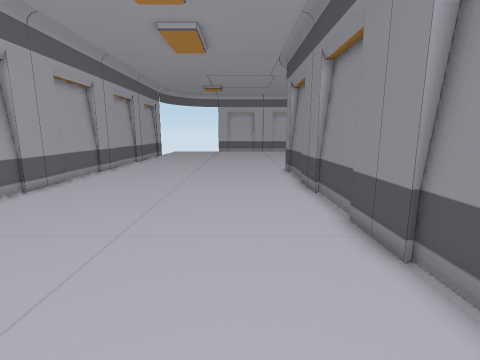
view 1 (above)

15 first-person views from a walk through a Unity game level. The camera is 1.2 m above the floor, tilts 10° down and sees 85° across. Doors are open. The floor is counted in squares, 0.5 m on a side. Each view is taken from the middle of a square. On the plan, view 1 faces up. The plan holds only what a view shows up to about 18 squares ahead; the rest is blank. The place goes on beyond the plan. The player character is not drawn. Some surface patterns are stand-ins.

view 2
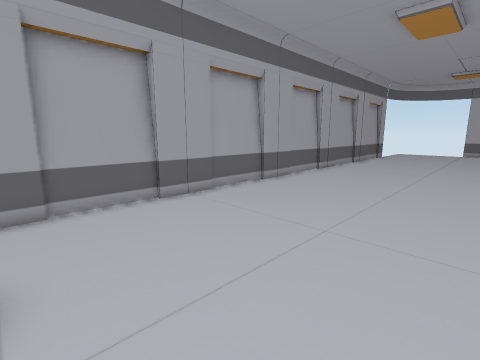

view 3
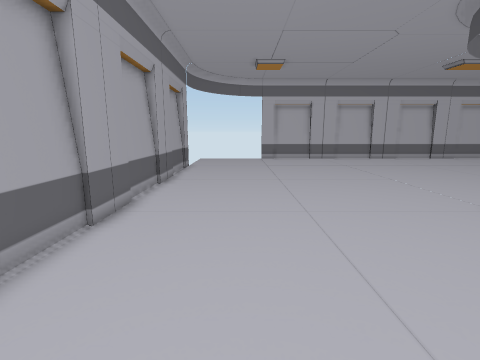

view 4
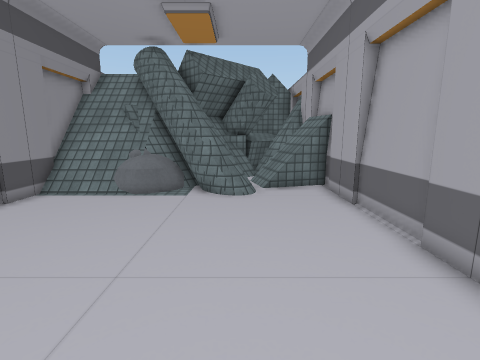

view 5
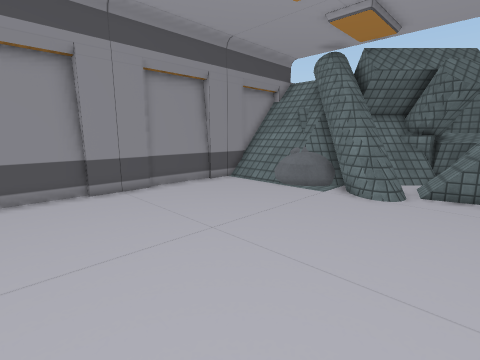

view 6
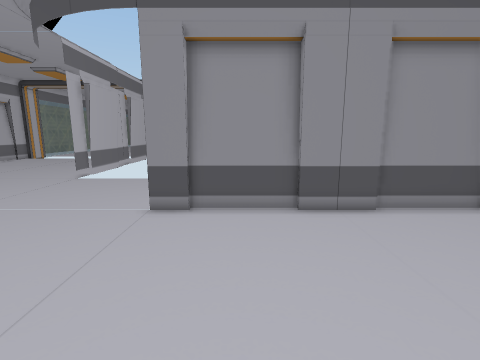

view 7
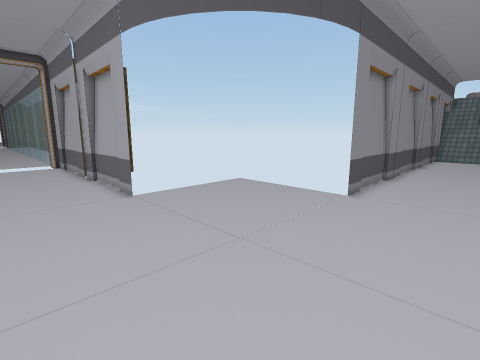

view 8
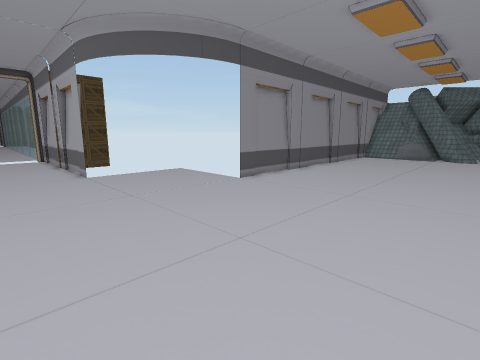

view 9
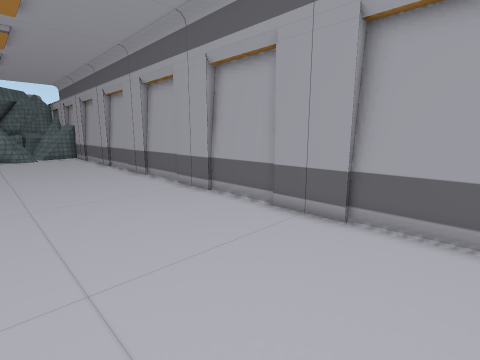

view 10
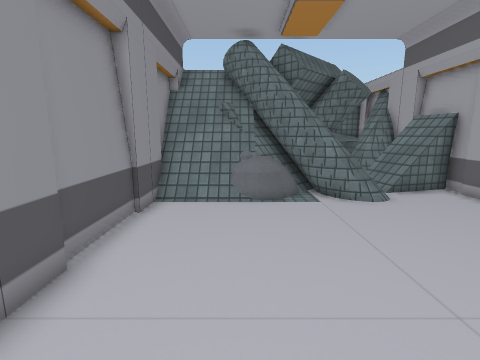

view 11
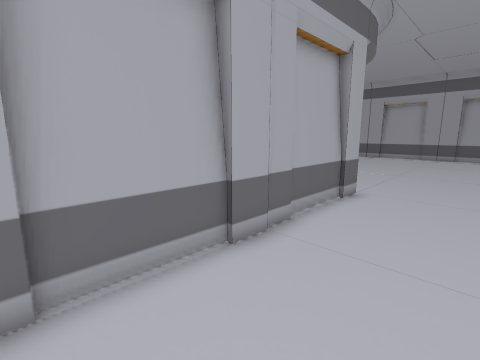

view 12
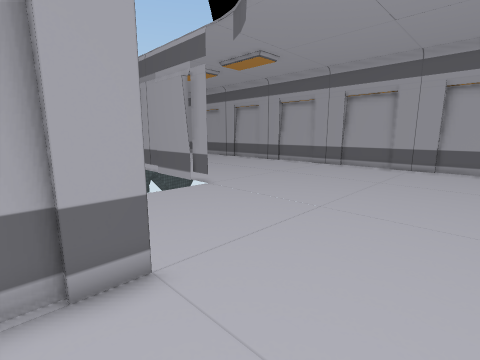

view 13
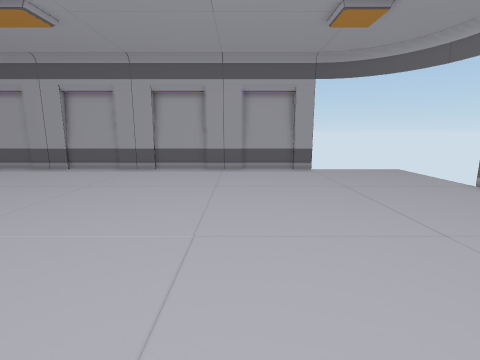

view 14
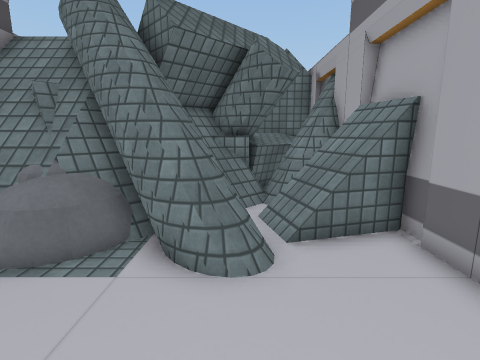

view 15
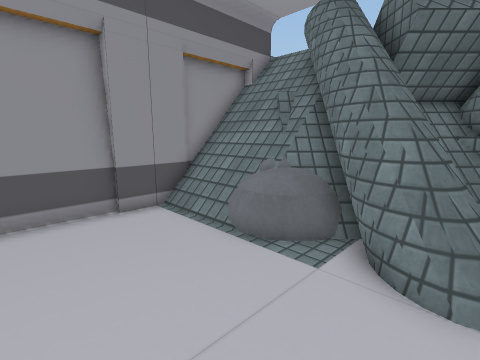

### Floor plan
Key: @ floor where view 1 was taken; # wall or solid block; . main floor; : floor 0.25 m higher than the main floor; + floor 0.75 m higher than the main floor; / step, stairs or slope; D closed door; = window, fence, low wall or low ledge; ^ raised ledge; v drop or lower ground; O other object.
Columns run from 9 left of view 1 to 21 right of it. Each row starts with its distance up from view 1.
 28 #..........................  .
 27 #.............................D
 26 #.............................D
 25 #.............................D
 24 #.................#############
 23 #.................
 22 #.................
 21 #.................
 20 #.................
 19 #.................
 18 #...........#
 17 #...........#
 16 #...........#
 15 #...........#
 14 #...........#
 13 #...........#
 12 #...........#
 11 #...........#
 10 #...........#
  9 #...........#
  8 #...........#
  7 #...........#
  6 #...........#
  5 #...........#
  4 #...........#
  3 #...........#
  2 #...........#
  1 #...........#
  0 #........@..#
 -1 #...===  ///#
 -2 #vO.=##=////#
 -3 #OO:=####///#
 -4 #v=..=####=/#
 -5 #v=# +#####=#
 -6 ####### ###^#

Positions as (right, up) in squares from view 1, and headings:
1: (0, 0), facing up
2: (0, 0), facing up-left
3: (-5, 10), facing up
4: (-5, 10), facing down
5: (-8, 10), facing down-right
6: (-5, 15), facing right
7: (-1, 28), facing down-right
8: (-7, 28), facing down-right
9: (-2, 28), facing down-left
10: (0, 9), facing down
11: (20, 28), facing down-left
12: (11, 28), facing down-left
13: (9, 25), facing left
14: (-5, 4), facing down
15: (-5, 4), facing down-right
